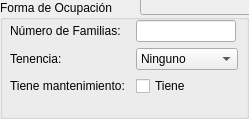
<?xml version="1.0" encoding="UTF-8"?>
<ui version="4.0">
 <class>OcupacionForm</class>
 <widget class="QGroupBox" name="OcupacionForm">
  <property name="geometry">
   <rect>
    <x>0</x>
    <y>0</y>
    <width>249</width>
    <height>119</height>
   </rect>
  </property>
  <property name="windowTitle">
   <string>Forma de Ocupación</string>
  </property>
  <property name="title">
   <string>Forma de Ocupación</string>
  </property>
  <widget class="QLineEdit" name="cuentaEdit">
   <property name="enabled">
    <bool>false</bool>
   </property>
   <property name="geometry">
    <rect>
     <x>140</x>
     <y>-10</y>
     <width>113</width>
     <height>25</height>
    </rect>
   </property>
  </widget>
  <widget class="QWidget" name="layoutWidget">
   <property name="geometry">
    <rect>
     <x>10</x>
     <y>20</y>
     <width>228</width>
     <height>85</height>
    </rect>
   </property>
   <layout class="QFormLayout" name="formLayout">
    <item row="0" column="0">
     <widget class="QLabel" name="ocupCantFamiliasLbl">
      <property name="sizePolicy">
       <sizepolicy hsizetype="Fixed" vsizetype="Preferred">
        <horstretch>0</horstretch>
        <verstretch>0</verstretch>
       </sizepolicy>
      </property>
      <property name="minimumSize">
       <size>
        <width>120</width>
        <height>0</height>
       </size>
      </property>
      <property name="maximumSize">
       <size>
        <width>120</width>
        <height>16777215</height>
       </size>
      </property>
      <property name="text">
       <string>Número de Familias:</string>
      </property>
      <property name="buddy">
       <cstring>ocupCantFamiliasEdit</cstring>
      </property>
     </widget>
    </item>
    <item row="0" column="1">
     <widget class="QLineEdit" name="ocupCantFamiliasEdit">
      <property name="sizePolicy">
       <sizepolicy hsizetype="Fixed" vsizetype="Fixed">
        <horstretch>0</horstretch>
        <verstretch>0</verstretch>
       </sizepolicy>
      </property>
      <property name="minimumSize">
       <size>
        <width>100</width>
        <height>0</height>
       </size>
      </property>
      <property name="maximumSize">
       <size>
        <width>100</width>
        <height>16777215</height>
       </size>
      </property>
      <property name="maxLength">
       <number>5</number>
      </property>
      <property name="alignment">
       <set>Qt::AlignRight|Qt::AlignTrailing|Qt::AlignVCenter</set>
      </property>
     </widget>
    </item>
    <item row="1" column="0">
     <widget class="QLabel" name="ocupTenenciaLbl">
      <property name="sizePolicy">
       <sizepolicy hsizetype="Fixed" vsizetype="Preferred">
        <horstretch>0</horstretch>
        <verstretch>0</verstretch>
       </sizepolicy>
      </property>
      <property name="minimumSize">
       <size>
        <width>120</width>
        <height>0</height>
       </size>
      </property>
      <property name="maximumSize">
       <size>
        <width>120</width>
        <height>16777215</height>
       </size>
      </property>
      <property name="text">
       <string>Tenencia:</string>
      </property>
      <property name="buddy">
       <cstring>ocupTenenciaCmb</cstring>
      </property>
     </widget>
    </item>
    <item row="1" column="1">
     <widget class="QComboBox" name="ocupTenenciaCmb">
      <item>
       <property name="text">
        <string>Ninguno</string>
       </property>
      </item>
     </widget>
    </item>
    <item row="2" column="0">
     <widget class="QLabel" name="ocupMantenimientoLbl">
      <property name="sizePolicy">
       <sizepolicy hsizetype="Fixed" vsizetype="Preferred">
        <horstretch>0</horstretch>
        <verstretch>0</verstretch>
       </sizepolicy>
      </property>
      <property name="minimumSize">
       <size>
        <width>120</width>
        <height>0</height>
       </size>
      </property>
      <property name="maximumSize">
       <size>
        <width>120</width>
        <height>16777215</height>
       </size>
      </property>
      <property name="text">
       <string>Tiene mantenimiento:</string>
      </property>
      <property name="buddy">
       <cstring>ocupMantenimientoCheck</cstring>
      </property>
     </widget>
    </item>
    <item row="2" column="1">
     <widget class="QCheckBox" name="ocupMantenimientoCheck">
      <property name="text">
       <string>Tiene</string>
      </property>
     </widget>
    </item>
   </layout>
  </widget>
 </widget>
 <tabstops>
  <tabstop>ocupCantFamiliasEdit</tabstop>
  <tabstop>ocupTenenciaCmb</tabstop>
  <tabstop>ocupMantenimientoCheck</tabstop>
  <tabstop>cuentaEdit</tabstop>
 </tabstops>
 <resources/>
 <connections/>
</ui>
